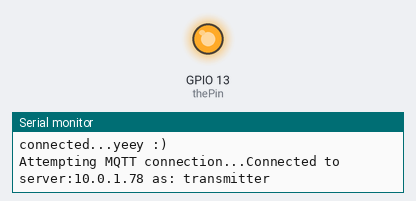
Simulated run of this sketch. Board: ESP8266 (Wemos D1 mini). On the bench: output pins drawn as LEDs (lit = HIGH), the last lines printed to the serial monitor. WiFi joins after 1.5 s; servers stay silent unless stated; random numbers use the default seed unless the sketch sets one; no MQTT or app messages arrive unless stated.

Above: at 1.7 s.
At 4.5 s:
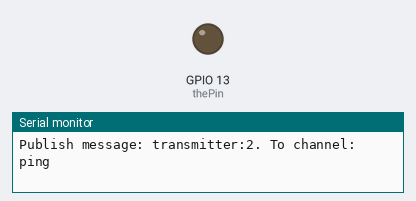
Timing chart, 0 to 6.1 s (numbered marks = the images above):
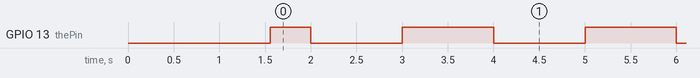

The sketch:

proje.ino
```cpp
#include <ESP8266WiFi.h>          //https://github.com/esp8266/Arduino
#include <PubSubClient.h>

//needed for library
#include <DNSServer.h>
#include <WiFiManager.h>         //https://github.com/tzapu/WiFiManager
char mqtt_server[16] = "10.0.1.78";
char mqtt_port[6] = "1883";
char mqtt_role[2] = "T";
char mqtt_ping[10] = "ping";
char mqtt_report[10] = "report";
long lastMsg = 0;
char msg[50];
int value = 0;
bool transmitter = true;
const byte thePin = 13; //D7
const int led = LED_BUILTIN;
long interruptTime = 0;
WiFiClient espClient;
PubSubClient client(espClient);
void setup() {
    // put your setup code here, to run once:
    Serial.begin(115200);
    managerSetup();
    mqttSetup();
    pinConfig();
}
void handleInterrupt(){
  Serial.println("Interrupt Occured.");
  interruptTime = micros();
}
void pinConfig(){
  if(transmitter){
    pinMode(thePin, OUTPUT);
  }else{
    pinMode(thePin, INPUT_PULLUP);
    attachInterrupt(digitalPinToInterrupt(thePin), handleInterrupt, FALLING);
  }
}
void managerSetup(){
    WiFiManager wifiManager;
    WiFiManagerParameter custom_mqtt_server("server", "mqtt server", mqtt_server, 16);
    WiFiManagerParameter custom_mqtt_port("port", "mqtt port", mqtt_port, 6);
    WiFiManagerParameter custom_mqtt_role("role", "mqtt role", mqtt_role, 2);
    WiFiManagerParameter custom_mqtt_ping("ping", "mqtt ping topic", mqtt_ping, 10);
    WiFiManagerParameter custom_mqtt_report("repot", "mqtt report topic", mqtt_report, 10);
    wifiManager.addParameter(&custom_mqtt_server);
    wifiManager.addParameter(&custom_mqtt_port);
    wifiManager.addParameter(&custom_mqtt_role);
    wifiManager.addParameter(&custom_mqtt_ping);
    wifiManager.addParameter(&custom_mqtt_report);
    wifiManager.resetSettings();
    wifiManager.autoConnect("Wemos", "123321123");
    Serial.println("connected...yeey :)");
    strcpy(mqtt_server, custom_mqtt_server.getValue());
    strcpy(mqtt_port, custom_mqtt_port.getValue());
    strcpy(mqtt_role, custom_mqtt_role.getValue());
    strcpy(mqtt_ping, custom_mqtt_ping.getValue());
    strcpy(mqtt_report, custom_mqtt_report.getValue());
    transmitter = mqtt_role[0] == 'T';
}
void reconnect() {
  // Loop until we're reconnected
  while (!client.connected()) {
    Serial.print("Attempting MQTT connection...");
    // Create a random client ID
    String clientId = "ESP8266Client-";
    clientId += String(random(0xffff), HEX);
    // Attempt to connect
    if (client.connect(clientId.c_str(), "test", "test")) {
      Serial.print("Connected to server:");
      Serial.print(mqtt_server);
      Serial.print(" as: ");
      Serial.println(transmitter? "transmitter" : "receiver");
      if(!transmitter){
        client.subscribe(mqtt_ping);
      }
    } else {
      Serial.print("failed, rc=");
      Serial.print(client.state());
      Serial.println(" try again in 5 seconds");
      // Wait 5 seconds before retrying
      delay(5000);
    }
  }
}
void mqttSetup(){
  client.setServer(mqtt_server, atoi(mqtt_port));
  client.setCallback(callback);
}
void transmit(){
  long now = millis();
  if(now - lastMsg > 1000){
    digitalWrite(thePin, HIGH);
  }
  if (now - lastMsg > 2000) {
    digitalWrite(thePin, LOW);
    lastMsg = now;
    ++value;
    snprintf (msg, 50, "transmitter:%ld", value);
    Serial.print("Publish message: ");
    Serial.print(msg);
    Serial.print(". To channel: ");
    Serial.println(mqtt_ping);
    client.publish(mqtt_ping, msg);
  }
}
void callback(char* topic, byte* payload, unsigned int length) {
  Serial.print("Message arrived [");
  Serial.print(topic);
  Serial.print("] ");
  for (int i = 0; i < length; i++) {
    Serial.print((char)payload[i]);
  }
  char copyPayload[40];
  strncpy(copyPayload, (char*)payload, length);
  copyPayload[length] = '\0';
  const char *castee = (char*)copyPayload;
  int num = atoi(strchr(castee, ':') + 1);
  Serial.println();
  long timeDiff = micros() - interruptTime;
  //snprintf (msg, 50, "receiver:%ld", num);
  snprintf (msg, 50, "receiver:%ld-%ld", num, timeDiff);
  client.publish(mqtt_report, msg);
}

void loop() {
  if (!client.connected()) {
    reconnect();
  }
  client.loop();
  //Serial.println(mqtt_role[0]);
  if(transmitter){
    transmit();
  }
}
```

Measured:
- by itself, GPIO 13 (thePin): repeats every 2.0 s: LOW 1.0 s, HIGH 1.0 s
- by itself, everything shown: repeats every 18.0 s, in 18 steps
